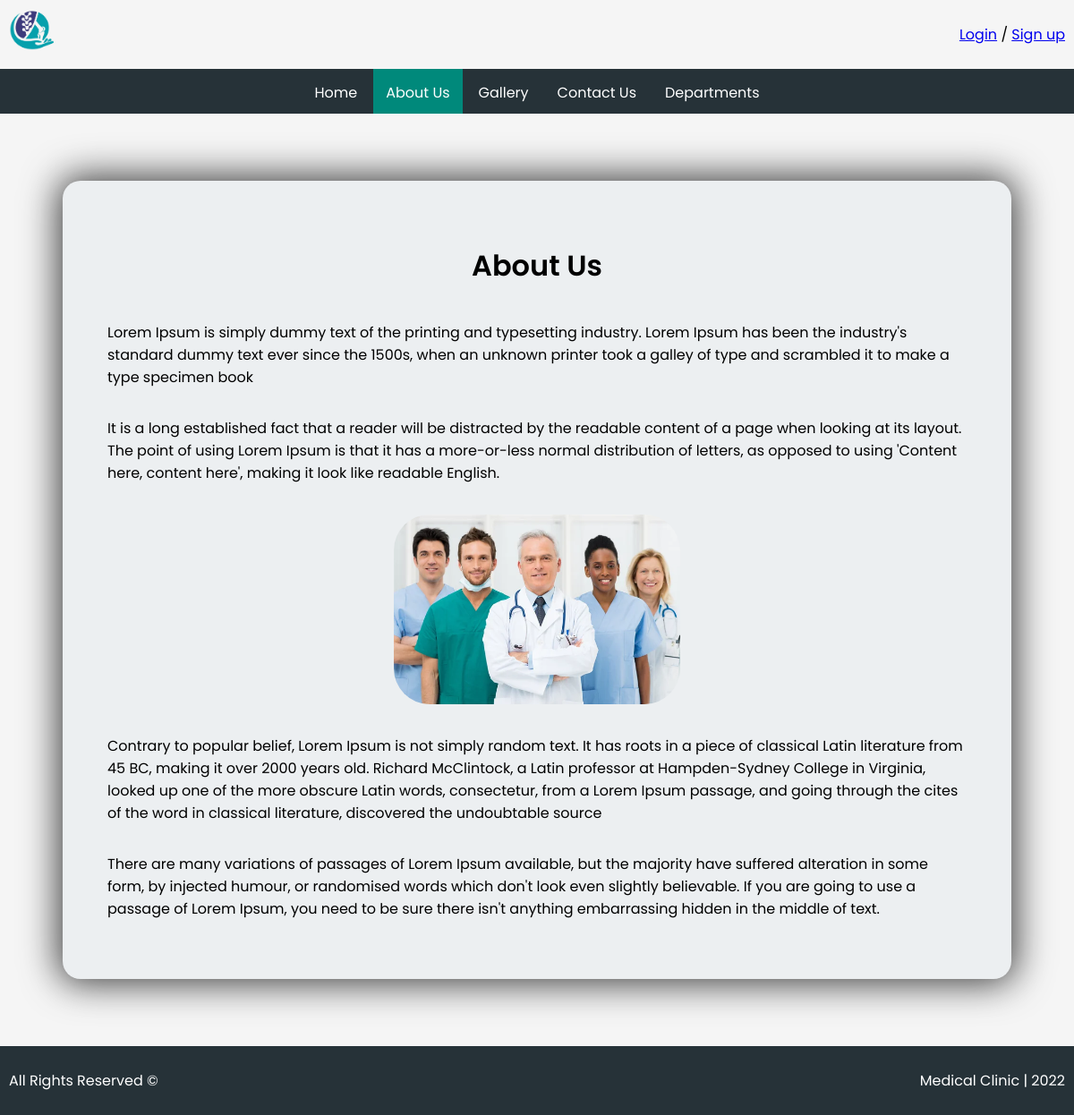
Page /about.php on the committed database.
### tables this page shows
CREATE TABLE `aboutus` (
  `id` int(11) NOT NULL,
  `title` text NOT NULL,
  `desc1` text NOT NULL,
  `desc2` text NOT NULL,
  `desc3` text NOT NULL,
  `desc4` text NOT NULL
);

### classes/DBConnection.class.php (called while the page is built)
<?php
class DBConnection
{
    private $host = 'localhost';
    private $dbname = 'medicalclinic';
    private $username = 'root';
    private $password = '';
    public function getConnection()
    {
        try {
            $pdo = new PDO("mysql:host=$this->host;dbname=$this->dbname", "$this->username", "$this->password");
            $pdo->setAttribute(PDO::ATTR_ERRMODE, PDO::ERRMODE_EXCEPTION);
        } catch (PDOException $e) {
            echo $e->getMessage();
            return null;
        }
        return $pdo;
    }
}

### classes/about.class.php (the view, shortened to what this page needs)
<?php
class About {
  public function AboutUsTitle() {
    $this->connection = new DBConnection();
    $this->query = "SELECT title FROM aboutus";
    if ($this->result = $this->connection->getConnection()->query($this->query)) {
        while ($this->row = $this->result->fetch(PDO::FETCH_ASSOC)) {
            echo ($this->row["title"]);
        }
      }
  }
  public function AboutUsDesc1() {
    $this->connection = new DBConnection();
    $this->query = "SELECT desc1 FROM aboutus";
    if ($this->result = $this->connection->getConnection()->query($this->query)) {
        while ($this->row = $this->result->fetch(PDO::FETCH_ASSOC)) {
            echo ($this->row["desc1"]);
        }
      }
  }
  public function AboutUsDesc2() {
    $this->connection = new DBConnection();
    $this->query = "SELECT desc2 FROM aboutus";
    if ($this->result = $this->connection->getConnection()->query($this->query)) {
        while ($this->row = $this->result->fetch(PDO::FETCH_ASSOC)) {
            echo ($this->row["desc2"]);
        }
      }
  }
  public function AboutUsDesc3() {
    $this->connection = new DBConnection();
    $this->query = "SELECT desc3 FROM aboutus";
    if ($this->result = $this->connection->getConnection()->query($this->query)) {
        while ($this->row = $this->result->fetch(PDO::FETCH_ASSOC)) {
            echo ($this->row["desc3"]);
        }
      }
  }
  public function AboutUsDesc4() {
    $this->connection = new DBConnection();
    $this->query = "SELECT desc4 FROM aboutus";
    if ($this->result = $this->connection->getConnection()->query($this->query)) {
        while ($this->row = $this->result->fetch(PDO::FETCH_ASSOC)) {
            echo ($this->row["desc4"]);
        }
      }
  }
}

### css/style.css (style rules this page uses)
body { display: flex; flex-direction: column; height: 100vh; padding: 0px; margin: 0px; -webkit-font-smoothing: subpixel-antialiased; }
::placeholder { color: white; opacity: 1; }

### rows in the picture
aboutus: title "About Us", desc1 "Lorem Ipsum is simply dummy text of the printing and typesetting industry. Lorem Ipsum has been the industry's standard dummy text ever since the 1500s, when an unknown printer took a galley of type and scrambled it to make a type specimen book", desc2 "It is a long established fact that a reader will be distracted by the readable content of a page when looking at its layout. The point of using Lorem Ipsum is that it has a more-or-less normal distribution of letters, as opposed to using 'Content here, content here', making it look like readable English.", desc3 "Contrary to popular belief, Lorem Ipsum is not simply random text. It has roots in a piece of classical Latin literature from 45 BC, making it over 2000 years old. Richard McClintock, a Latin professor at Hampden-Sydney College in Virginia, looked up one of the more obscure Latin words, consectetur, from a Lorem Ipsum passage, and going through the cites of the word in classical literature, discovered the undoubtable source", desc4 "There are many variations of passages of Lorem Ipsum available, but the majority have suffered alteration in some form, by injected humour, or randomised words which don't look even slightly believable. If you are going to use a passage of Lorem Ipsum, you need to be sure there isn't anything embarrassing hidden in the middle of text."
